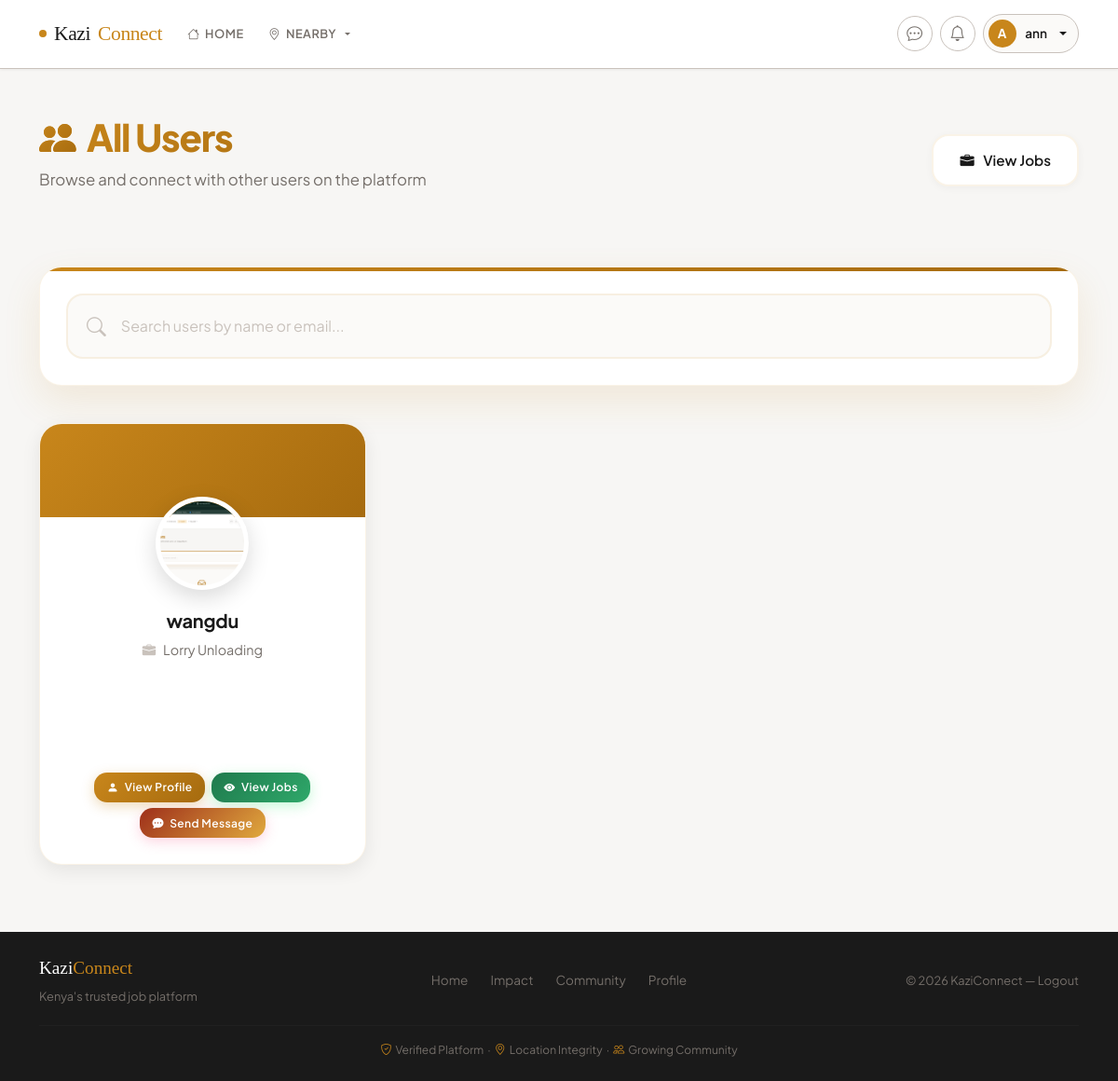
Page /users/all (signed in) on the committed database.
### app.py (models this page shows, shortened)
class User(UserMixin, db.Model):
    __tablename__ = 'user'
    id = db.Column(db.Integer, primary_key=True)
    username = db.Column(db.String(80), unique=True, nullable=True, index=True)
    email = db.Column(db.String(120), unique=True, nullable=False, index=True)
    password_hash = db.Column(db.String(255), nullable=False)
    role = db.Column(db.String(20), nullable=False, default='worker', index=True)  # 'worker' or 'recruiter'
    phone_number = db.Column(db.String(30))
    national_id = db.Column(db.String(50))
    certificate_of_good_conduct = db.Column(db.String(255))
    profile_picture = db.Column(db.String(255))
    location = db.Column(db.String(100))
    latitude = db.Column(db.Float, nullable=True)
    longitude = db.Column(db.Float, nullable=True)
    work_type = db.Column(db.String(100))
    profile_completed = db.Column(db.Boolean, default=False)
    created_at = db.Column(db.DateTime, default=lambda: datetime.now(timezone.utc))
    real_ip = db.Column(db.String(45), nullable=True)  # IPv6 can be up to 45 chars
    real_latitude = db.Column(db.Float, nullable=True)
    real_longitude = db.Column(db.Float, nullable=True)
    real_city = db.Column(db.String(100), nullable=True)
    real_country = db.Column(db.String(100), nullable=True)
    real_region = db.Column(db.String(100), nullable=True)
    location_discrepancy = db.Column(db.Boolean, default=False)  # Flag if custom location differs from real
    location_verified_at = db.Column(db.DateTime, nullable=True)
    suspension_end_date = db.Column(db.DateTime, nullable=True)  # Track when suspension ends
    suspension_reason = db.Column(db.String(255), nullable=True)
    suspension_duration = db.Column(db.String(20), nullable=True)  # 'hour', 'day', 'week', 'month', 'year', 'custom'
    is_admin = db.Column(db.Boolean, default=False)
    suspended = db.Column(db.Boolean, default=False)
    burned = db.Column(db.Boolean, default=False)  # Permanently banned
    warnings_count = db.Column(db.Integer, default=0)
    jobs_posted = db.relationship('Job', backref='poster', lazy=True, cascade='all, delete-orphan')
    applications = db.relationship('JobApplication', backref='applicant', lazy=True, cascade='all, delete-orphan')
    notifications = db.relationship('Notification', backref='user', lazy=True, cascade='all, delete-orphan')
    sent_messages = db.relationship('Message', foreign_keys='Message.sender_id', backref='sender', lazy='dynamic', cascade='all, delete-orphan')
    received_messages = db.relationship('Message', foreign_keys='Message.recipient_id', backref='recipient', lazy='dynamic', cascade='all, delete-orphan')
    def is_recruiter(self):
        return self.role == 'recruiter'

class Job(db.Model):
    __tablename__ = 'job'
    id = db.Column(db.Integer, primary_key=True)
    job_ref = db.Column(db.String(12), unique=True, nullable=True, index=True)  # e.g. KZJ-A3F9X2
    title = db.Column(db.String(120), nullable=False)
    description = db.Column(db.Text, nullable=False)
    location = db.Column(db.String(120), nullable=False)
    latitude = db.Column(db.Float, nullable=True)
    longitude = db.Column(db.Float, nullable=True)
    requirements = db.Column(db.Text, nullable=False)
    poster_id = db.Column(db.Integer, db.ForeignKey('user.id'), nullable=False)
    status = db.Column(db.String(20), default='open')  # open, filled, in_progress, completed, cancelled
    pay_amount = db.Column(db.Float, nullable=True)
    pay_type = db.Column(db.String(20), default='fixed')  # fixed, per_hour, per_day
    slots_total = db.Column(db.Integer, default=1, nullable=False)
    slots_filled = db.Column(db.Integer, default=0, nullable=False)
    created_at = db.Column(db.DateTime, default=lambda: datetime.now(timezone.utc))
    updated_at = db.Column(db.DateTime, default=lambda: datetime.now(timezone.utc), onupdate=lambda: datetime.now(timezone.utc))
    started_at = db.Column(db.DateTime, nullable=True)
    completed_at = db.Column(db.DateTime, nullable=True)
    applications = db.relationship('JobApplication', backref='job', lazy=True, cascade='all, delete-orphan')
    media = db.relationship('JobMedia', backref='job', lazy=True, cascade='all, delete-orphan')

### app.py (the view)
@app.route('/users/all')
@login_required
def all_users():
    users = User.query.filter(
        User.id != current_user.id
    ).order_by(User.username.asc()).all()
    results = []
    for u in users:
        job = Job.query.filter_by(
            poster_id=u.id,
            status='open'
        ).order_by(Job.created_at.desc()).first()
        results.append({
            "id": u.id,
            "username": u.username or u.email,
            "profile_picture": u.profile_picture or None,
            "job_title": job.title if job else "Not posted yet",
            "job_id": job.id if job else None
        })
    return render_template('users_all.html', users=results)

### templates/users_all.html (shortened to what this page needs)
{% extends 'base.html' %}
{% block content %}
<div class="users-page-header">
  <div class="header-content">
    <div class="header-left">
      <h1>
        <i class="bi bi-people-fill"></i>
        All Users
      </h1>
      <p class="header-subtitle">Browse and connect with other users on the platform</p>
    </div>
    <div>
      <a href="{{ url_for('index') }}" class="btn-header-action">
        <i class="bi bi-briefcase-fill"></i>
        View Jobs
      </a>
    </div>
  </div>
</div>
<div class="search-card">
  <div class="search-wrapper">
    <i class="bi bi-search search-icon"></i>
    <input type="text"
           class="search-input"
           id="userSearch"
           placeholder="Search users by name or email...">
  </div>
</div>
<div class="users-grid" id="usersContainer">
  {% for user in users %}
  <div class="user-card-modern user-card" data-username="{{ user.username }}" data-job="{{ user.job_title }}">
    <div class="user-card-gradient"></div>
    <div class="user-card-body">
      <div class="card-avatar-wrapper">
        {% if user.profile_picture %}
          <img src="{{ url_for('uploaded_file', filename=user.profile_picture) }}"
               alt="{{ user.username }}"
               class="card-avatar">
        {% else %}
          <div class="card-avatar-placeholder">
            <i class="bi bi-person-fill"></i>
          </div>
        {% endif %}
      </div>
      <h3 class="user-name">{{ user.username }}</h3>
      <div class="user-job-title">
        <i class="bi bi-briefcase-fill"></i>
        <span>{{ user.job_title }}</span>
      </div>
      {% if user.job_id %}
        <div class="job-media-wrapper" data-job-id="{{ user.job_id }}" aria-hidden="true">
        </div>
      {% endif %}
      <div class="user-actions">
        <a href="{{ url_for('profile', user_id=user.id) }}"
           class="btn-user-action btn-user-primary">
          <i class="bi bi-person-fill"></i>
          View Profile
        </a>
        {% if user.job_id %}
          <a href="{{ url_for('index') }}"
             class="btn-user-action btn-user-success">
            <i class="bi bi-eye-fill"></i>
            View Jobs
          </a>
        {% endif %}
        <a href="{{ url_for('messages_conversation', other_id=user.id) }}"
           class="btn-user-action btn-user-warning">
          <i class="bi bi-chat-dots-fill"></i>
          Send Message
        </a>
      </div>
    </div>
  </div>
  {% endfor %}
</div>
{% endblock %}

### templates/base.html (shortened to what this page needs)
<!doctype html>
<html lang="en">
  <head>
    <link href="https://cdn.jsdelivr.net/npm/bootstrap@5.3.2/dist/css/bootstrap.min.css" rel="stylesheet">
    <link href="https://cdn.jsdelivr.net/npm/bootstrap-icons@1.11.3/font/bootstrap-icons.css" rel="stylesheet">
    <link rel="stylesheet" href="{{ url_for('static', filename='styles.css') }}">
  </head>
  <body class="d-flex flex-column min-vh-100">
    <nav class="navbar navbar-expand-lg">
      <div class="container">
        <a class="navbar-brand" href="{{ url_for('index') }}">
          <span class="brand-dot"></span>
          Kazi<span>Connect</span>
        </a>
        <div class="collapse navbar-collapse" id="navMain">
          <ul class="navbar-nav me-auto mb-2 mb-lg-0 gap-1">
            <li class="nav-item">
              <a class="nav-link {% if request.endpoint == 'index' %}active{% endif %}"
                 href="{{ url_for('index') }}">
                <i class="bi bi-house"></i> Home
              </a>
            </li>
            {% if current_user.is_authenticated %}
              <li class="nav-item dropdown">
                <a class="nav-link dropdown-toggle" href="#" role="button"
                   data-bs-toggle="dropdown" aria-expanded="false">
                  <i class="bi bi-geo-alt"></i> Nearby
                </a>
              </li>
            {% endif %}
          </ul>
          <ul class="navbar-nav mb-2 mb-lg-0 align-items-center gap-2">
            {% if current_user.is_authenticated %}
              <li class="nav-item">
                <a class="icon-btn" href="{{ url_for('messages_list') }}" title="Messages">
                  <i class="bi bi-chat-dots"></i>
                </a>
              </li>
              <li class="nav-item dropdown">
                <a class="icon-btn" href="#" role="button" id="notifBellToggle"
                   data-bs-toggle="dropdown" aria-expanded="false" title="Notifications">
                  <i class="bi bi-bell"></i>
                </a>
              </li>
              <li class="nav-item dropdown">
                <a class="user-profile-pill dropdown-toggle" href="#" role="button"
                   data-bs-toggle="dropdown" aria-expanded="false">
                  {% if current_user.profile_picture %}
                    <img src="{{ url_for('uploaded_file', filename=current_user.profile_picture) }}"
                         alt="Profile" class="user-avatar">
                  {% else %}
                    <div class="user-avatar-placeholder">
                      {{ (current_user.username or current_user.email.split('@')[0])[0].upper() }}
                    </div>
                  {% endif %}
                  <span class="d-none d-sm-inline">
                    {{ current_user.username or current_user.email.split('@')[0].split('@')[0] }}
                  </span>
                </a>
              </li>
            {% endif %}
          </ul>
        </div>
      </div>
    </nav>
    <main class="container flex-grow-1 py-4">
      {% block content %}{% endblock %}
    </main>
    <footer class="mt-auto py-4">
      <div class="container">
        <div class="row align-items-center g-3">
          <div class="col-md-4">
            <div class="footer-brand">Kazi<span>Connect</span></div>
            <p class="mt-1 mb-0" style="font-size:.8rem; color:var(--stone);">
              Kenya's trusted job platform
            </p>
          </div>
          <div class="col-md-4 text-center">
            <div style="display:flex; justify-content:center; gap:1.5rem; font-size:.85rem;">
              <a href="{{ url_for('index') }}">Home</a>
              <a href="{{ url_for('program_impact') }}">Impact</a>
              {% if current_user.is_authenticated %}
                <a href="{{ url_for('all_users') }}">Community</a>
                <a href="{{ url_for('profile') }}">Profile</a>
              {% else %}
                <a href="{{ url_for('login') }}">Login</a>
                <a href="{{ url_for('register') }}">Register</a>
              {% endif %}
            </div>
          </div>
          <div class="col-md-4 text-md-end" style="font-size:.8rem; color:var(--stone);">
            &copy; {{ now().year }} KaziConnect &mdash;
            {% if current_user.is_authenticated %}
              <a href="{{ url_for('logout') }}">Logout</a>
            {% else %}
              All rights reserved
            {% endif %}
          </div>
        </div>
        <hr style="border-color:rgba(255,255,255,.1); margin:1.25rem 0 1rem;">
        <div class="text-center" style="font-size:.75rem; color:var(--stone);">
          <i class="bi bi-shield-check me-1" style="color:var(--clay);"></i>Verified Platform &nbsp;·&nbsp;
          <i class="bi bi-geo-alt me-1" style="color:var(--clay);"></i>Location Integrity &nbsp;·&nbsp;
          <i class="bi bi-people me-1" style="color:var(--clay);"></i>Growing Community
        </div>
      </div>
    </footer>
  </body>
</html>

### rows in the picture
User: username "A", username "ann"
User: profile_picture (picture), username "wangdu"
Job: job_title "Lorry Unloading"
